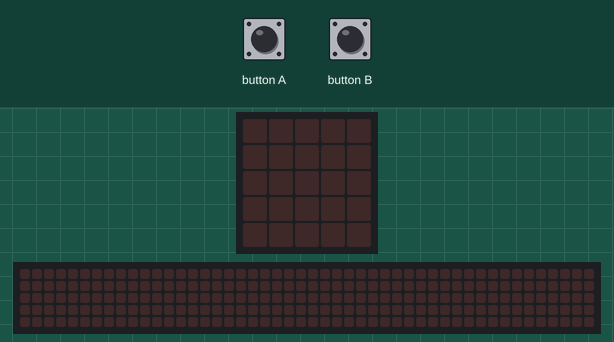
Bench run of a program on a simulated BBC micro:bit (MakeCode). Parts: the board's 5×5 LED display, a strip that is not on the board, showing the scrolling text unrolled. Inputs (shaded band) come from the test bench. Random numbers come from a fixed seed; the 48×5 strip is a reading aid, not a part: it shows the text the display is scrolling, unrolled, one strip-width of it at a time.

Above: at 1.2 s.
1.3 s: button A pressed for 0.15 s
At 3.92 s:
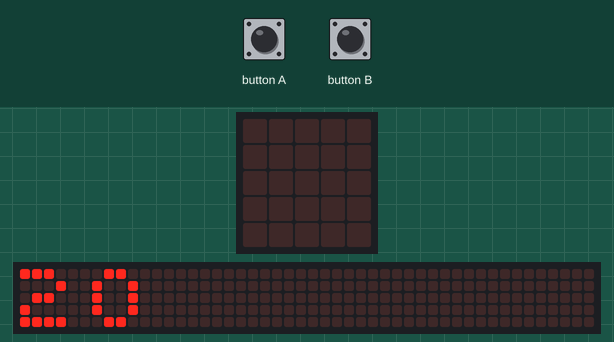
4.3 s: button B pressed for 0.15 s
At 4.52 s:
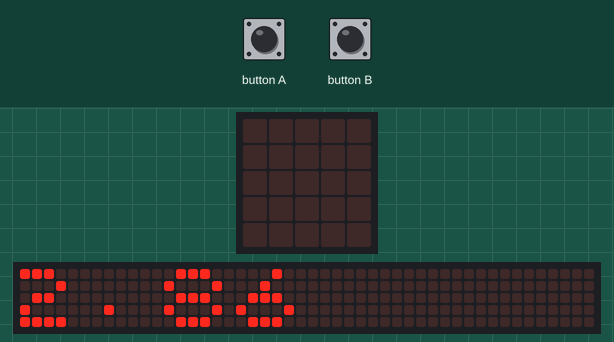
7.3 s: button A pressed for 0.15 s
At 9.02 s:
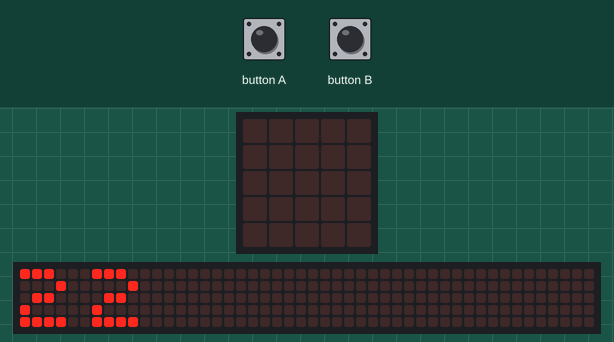
10.4 s: button B pressed for 0.15 s
At 11.72 s:
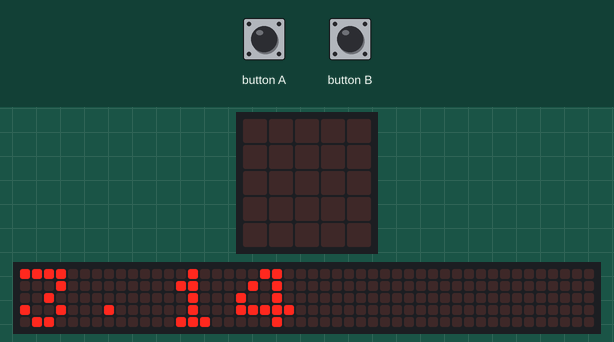

The program:

main.ts
```typescript
let cantidad_Lluvia = 0
let promedio = 0
input.onButtonPressed(Button.A, function () {
    cantidad_Lluvia = 0
    for (let index = 0; index < 7; index++) {
        cantidad_Lluvia += randint(1, 6)
    }
    basic.showNumber(cantidad_Lluvia)
    basic.clearScreen()
})
input.onButtonPressed(Button.B, function () {
    promedio = 0
    promedio = cantidad_Lluvia / 7
    basic.showNumber(promedio)
    basic.clearScreen()
})
```

test.ts
```typescript
// aquí va el archivo "tests"; esto no se compilará cuando este paquete se utilice como una extensión.
```

Measured:
- after the input at 1.3 s, the display: changes after 0.15 s (image 1)
- after the input at 4.3 s, the display: changes after 0.15 s (image 2)
- what the display in image 1 shows lasts 0.5 s, from 3.7 s to 4.2 s
